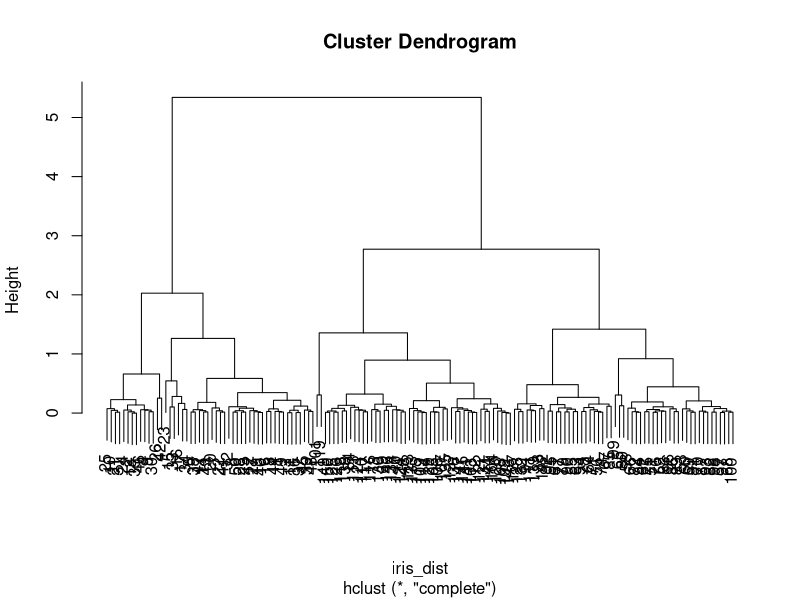
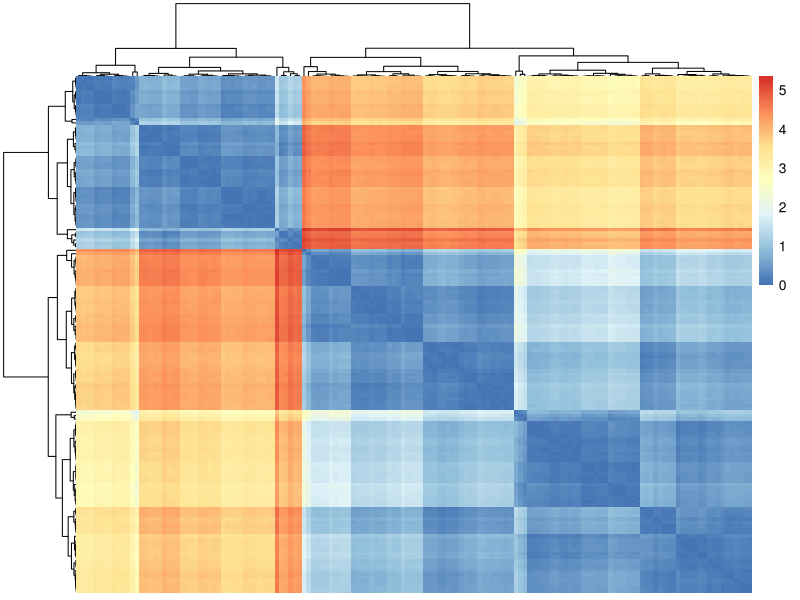
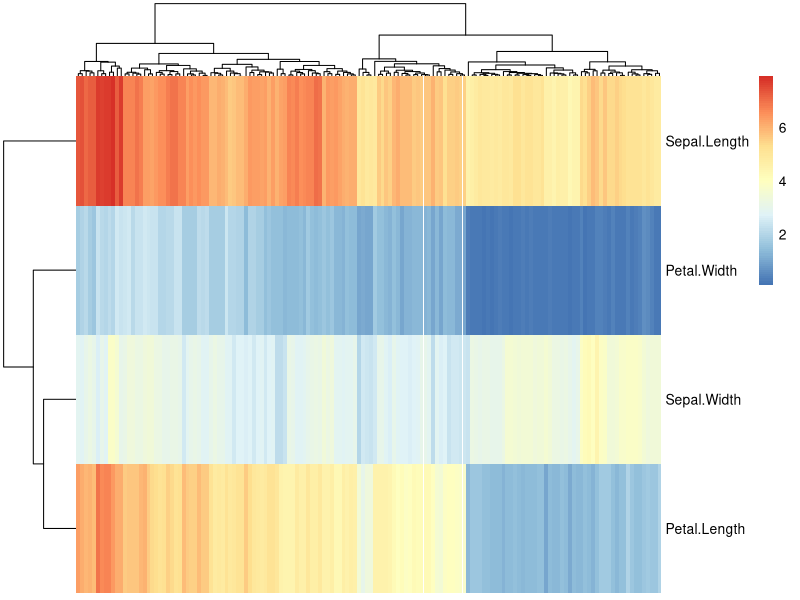

R code for these plots, in order: (Note: this script raises an error after producing the figures.)
## ---- chunk 1
# load libraries
library(tidyverse)
library(conflicted)
library(viridis)
library(magrittr)
library(cowplot)
library(ggdendro)

# configure knit settings
knitr::opts_chunk$set(echo = TRUE, fig.width = 6, fig.height = 4)

# resolve package conflicts
filter <- dplyr::filter
select <- dplyr::select
## ---- chunk 2
#install.packages('ggdendro')
## ---- chunk 3
set.seed(42)
tibble(x = rnorm(6, mean = 5, sd = 2), 
       y = x + runif(6),
       label = c('A', 'B', 'C', 'D', 'E', 'F')) -> clust_demo
## ---- chunk 4
clust_demo %>% 
# make the tibble into a dataframe because we need to make the labels
# into rownames and tibbles don't allow rownames
  as.data.frame() %>%
# turn the data labels into rownames so they're carried through the distance
# matrix and hierarchical clustering calculations
  column_to_rownames('label') %>%
# use dist() to calculate a distance matrix
  dist(.) -> clust_demo_dist
## ---- chunk 5
clust_demo %>% as.data.frame() %>% column_to_rownames('label') -> clust_demo_dataframe

dist(clust_demo_dataframe, method = 'manhattan')
## ---- chunk 6
iris %>% select(-Species) %>% t() %>% cor(.) %>% dist(.) -> iris_dist

hclust(iris_dist)

plot(hclust(iris_dist))

library(pheatmap)
pheatmap(iris_dist)

iris %>% select(-Species) %>% t() %>% as.matrix() %>% pheatmap()
## ---- chunk 7
hclust(clust_demo_dist) -> clust_demo_hclust

str(clust_demo_hclust)
## ---- chunk 8
hclust(clust_demo_dist, method = 'Ward.D2')
## ---- chunk 9
plot(clust_demo_hclust)
## ---- chunk 10
# start with the saved hclust object
clust_demo_hclust %>% 
# as.dendrogram() turns the hclust results into a special dendrogram class 
# that R uses for representing any kind of tree
  as.dendrogram() %>% 
# dendro_data() turns the dendrogram class data into numbers that are plottable
  dendro_data() -> clust_demo_ggdendro
## ---- chunk 11
ggdendrogram(clust_demo_ggdendro)
## ---- chunk 12
ggdendrogram(clust_demo_ggdendro) +
  theme(axis.text.y = element_blank())
## ---- chunk 13
clust_demo_ggdendro
## ---- chunk 14
# for once, don't put any data in ggplot() !!!
# the stem and label information is in separate tables, so we want to supply
# separate data to separate geoms
ggplot() +
# the segments table contains the information for plotting branches, so supply
# that to geom_segment() to plot the branches of the tree
  geom_segment(data = clust_demo_ggdendro$segments, 
               aes(x = x, y = y, xend = xend, yend = yend)) +
# the labels table has the labels for the ends of the branches, so supply that
# to geom_text() to label the ends of the branches
  geom_text(data = clust_demo_ggdendro$labels, 
            aes(x = x, y = y, label = label), vjust = 1) +
  theme_dendro()
## ---- chunk 15
clust_demo_ggdendro$segments
## ---- chunk 16
library(ape)
plot(as.phylo(clust_demo_hclust), type = 'fan')
